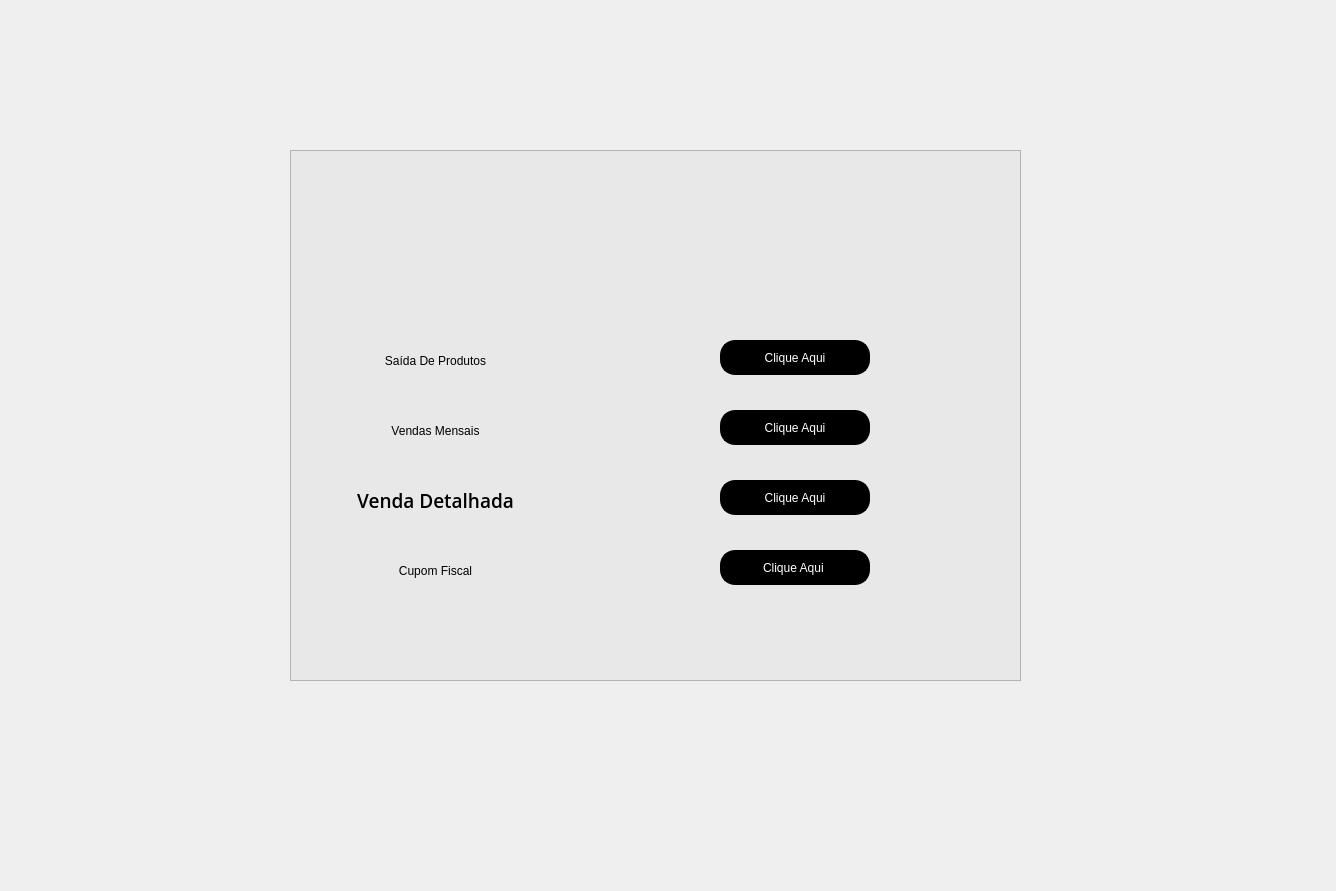
<?xml version="1.0" encoding="UTF-8"?>
<ui version="4.0">
 <class>Form</class>
 <widget class="QWidget" name="Form">
  <property name="geometry">
   <rect>
    <x>0</x>
    <y>0</y>
    <width>1336</width>
    <height>891</height>
   </rect>
  </property>
  <property name="windowTitle">
   <string>Form</string>
  </property>
  <widget class="QFrame" name="frame">
   <property name="geometry">
    <rect>
     <x>290</x>
     <y>150</y>
     <width>731</width>
     <height>531</height>
    </rect>
   </property>
   <property name="styleSheet">
    <string notr="true">background-color: rgb(232, 232, 232);</string>
   </property>
   <property name="frameShape">
    <enum>QFrame::StyledPanel</enum>
   </property>
   <property name="frameShadow">
    <enum>QFrame::Raised</enum>
   </property>
   <widget class="QPushButton" name="bt_entrar_2">
    <property name="geometry">
     <rect>
      <x>430</x>
      <y>260</y>
      <width>150</width>
      <height>35</height>
     </rect>
    </property>
    <property name="minimumSize">
     <size>
      <width>150</width>
      <height>35</height>
     </size>
    </property>
    <property name="maximumSize">
     <size>
      <width>100</width>
      <height>30</height>
     </size>
    </property>
    <property name="styleSheet">
     <string notr="true">
QPushButton {
border-style: outset;
border-width: 2px;
border-radius: 15px;
border-color: black;
font: 87 12pt &quot;Segoe UI Black&quot;;
color: rgb(255, 255, 255);
	background-color: rgb(0, 0, 0);
}
QPushButton:pressed {
border-style: outset;
border-width: 2px;
border-radius: 15px;
border-color: white;
font: 87 12pt &quot;Segoe UI Black&quot;;
color: rgb(255, 255, 255);
background-color: rgb(0, 0, 0);


}

</string>
    </property>
    <property name="text">
     <string>Clique Aqui</string>
    </property>
   </widget>
   <widget class="QPushButton" name="bt_entrar_3">
    <property name="geometry">
     <rect>
      <x>430</x>
      <y>330</y>
      <width>150</width>
      <height>35</height>
     </rect>
    </property>
    <property name="minimumSize">
     <size>
      <width>150</width>
      <height>35</height>
     </size>
    </property>
    <property name="maximumSize">
     <size>
      <width>100</width>
      <height>30</height>
     </size>
    </property>
    <property name="styleSheet">
     <string notr="true">
QPushButton {
border-style: outset;
border-width: 2px;
border-radius: 15px;
border-color: black;
font: 87 12pt &quot;Segoe UI Black&quot;;
color: rgb(255, 255, 255);
	background-color: rgb(0, 0, 0);
}
QPushButton:pressed {
border-style: outset;
border-width: 2px;
border-radius: 15px;
border-color: white;
font: 87 12pt &quot;Segoe UI Black&quot;;
color: rgb(255, 255, 255);
background-color: rgb(0, 0, 0);


}

</string>
    </property>
    <property name="text">
     <string>Clique Aqui</string>
    </property>
   </widget>
   <widget class="QLabel" name="label_4">
    <property name="geometry">
     <rect>
      <x>30</x>
      <y>200</y>
      <width>231</width>
      <height>21</height>
     </rect>
    </property>
    <property name="styleSheet">
     <string notr="true">font: 81 8pt &quot;Rockwell Extra Bold&quot;;
font: 63 14pt &quot;Open Sans Semibold&quot;;</string>
    </property>
    <property name="text">
     <string>Saída De Produtos</string>
    </property>
    <property name="alignment">
     <set>Qt::AlignCenter</set>
    </property>
   </widget>
   <widget class="QLabel" name="label_5">
    <property name="geometry">
     <rect>
      <x>30</x>
      <y>270</y>
      <width>231</width>
      <height>21</height>
     </rect>
    </property>
    <property name="styleSheet">
     <string notr="true">font: 81 8pt &quot;Rockwell Extra Bold&quot;;
font: 63 14pt &quot;Open Sans Semibold&quot;;</string>
    </property>
    <property name="text">
     <string>Vendas Mensais</string>
    </property>
    <property name="alignment">
     <set>Qt::AlignCenter</set>
    </property>
   </widget>
   <widget class="QLabel" name="label_6">
    <property name="geometry">
     <rect>
      <x>30</x>
      <y>340</y>
      <width>231</width>
      <height>21</height>
     </rect>
    </property>
    <property name="font">
     <font>
      <family>Open Sans Semibold</family>
      <pointsize>14</pointsize>
      <weight>7</weight>
      <italic>false</italic>
      <bold>false</bold>
     </font>
    </property>
    <property name="styleSheet">
     <string notr="true">font: 81 8pt &quot;Rockwell Extra Bold&quot;;
font: 63 14pt &quot;Open Sans Semibold&quot;;</string>
    </property>
    <property name="text">
     <string>Venda Detalhada</string>
    </property>
    <property name="alignment">
     <set>Qt::AlignCenter</set>
    </property>
   </widget>
   <widget class="QLabel" name="label_7">
    <property name="geometry">
     <rect>
      <x>30</x>
      <y>410</y>
      <width>231</width>
      <height>21</height>
     </rect>
    </property>
    <property name="styleSheet">
     <string notr="true">font: 81 8pt &quot;Rockwell Extra Bold&quot;;
font: 63 14pt &quot;Open Sans Semibold&quot;;</string>
    </property>
    <property name="text">
     <string>Cupom Fiscal</string>
    </property>
    <property name="alignment">
     <set>Qt::AlignCenter</set>
    </property>
   </widget>
   <widget class="QPushButton" name="bt_entrar_4">
    <property name="geometry">
     <rect>
      <x>430</x>
      <y>190</y>
      <width>150</width>
      <height>35</height>
     </rect>
    </property>
    <property name="minimumSize">
     <size>
      <width>150</width>
      <height>35</height>
     </size>
    </property>
    <property name="maximumSize">
     <size>
      <width>100</width>
      <height>30</height>
     </size>
    </property>
    <property name="styleSheet">
     <string notr="true">
QPushButton {
border-style: outset;
border-width: 2px;
border-radius: 15px;
border-color: black;
font: 87 12pt &quot;Segoe UI Black&quot;;
color: rgb(255, 255, 255);
	background-color: rgb(0, 0, 0);
}
QPushButton:pressed {
border-style: outset;
border-width: 2px;
border-radius: 15px;
border-color: white;
font: 87 12pt &quot;Segoe UI Black&quot;;
color: rgb(255, 255, 255);
background-color: rgb(0, 0, 0);


}

</string>
    </property>
    <property name="text">
     <string>Clique Aqui</string>
    </property>
   </widget>
   <widget class="QLabel" name="label">
    <property name="geometry">
     <rect>
      <x>70</x>
      <y>10</y>
      <width>541</width>
      <height>91</height>
     </rect>
    </property>
    <property name="text">
     <string/>
    </property>
    <property name="pixmap">
     <pixmap>C:/Users/895134/Downloads/logo.png</pixmap>
    </property>
   </widget>
   <widget class="QPushButton" name="bt_entrar_5">
    <property name="geometry">
     <rect>
      <x>430</x>
      <y>400</y>
      <width>150</width>
      <height>35</height>
     </rect>
    </property>
    <property name="minimumSize">
     <size>
      <width>150</width>
      <height>35</height>
     </size>
    </property>
    <property name="maximumSize">
     <size>
      <width>100</width>
      <height>30</height>
     </size>
    </property>
    <property name="styleSheet">
     <string notr="true">
QPushButton {
border-style: outset;
border-width: 2px;
border-radius: 15px;
border-color: black;
font: 87 12pt &quot;Segoe UI Black&quot;;
color: rgb(255, 255, 255);
	background-color: rgb(0, 0, 0);
}
QPushButton:pressed {
border-style: outset;
border-width: 2px;
border-radius: 15px;
border-color: white;
font: 87 12pt &quot;Segoe UI Black&quot;;
color: rgb(255, 255, 255);
background-color: rgb(0, 0, 0);


}

</string>
    </property>
    <property name="text">
     <string>Clique Aqui </string>
    </property>
   </widget>
  </widget>
 </widget>
 <resources/>
 <connections/>
</ui>
